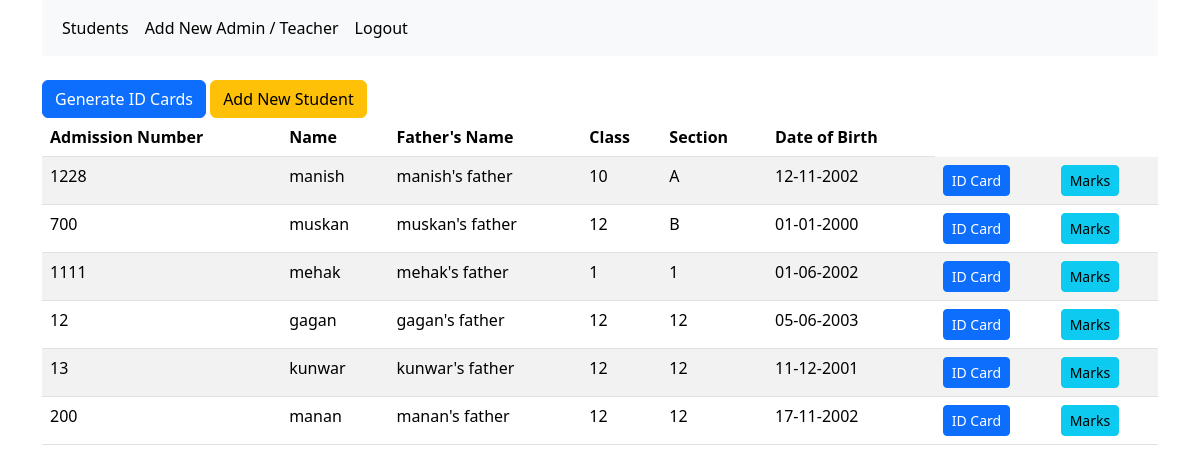
/dashboard/dash_admin.php, run on an earlier commit of the app's database.
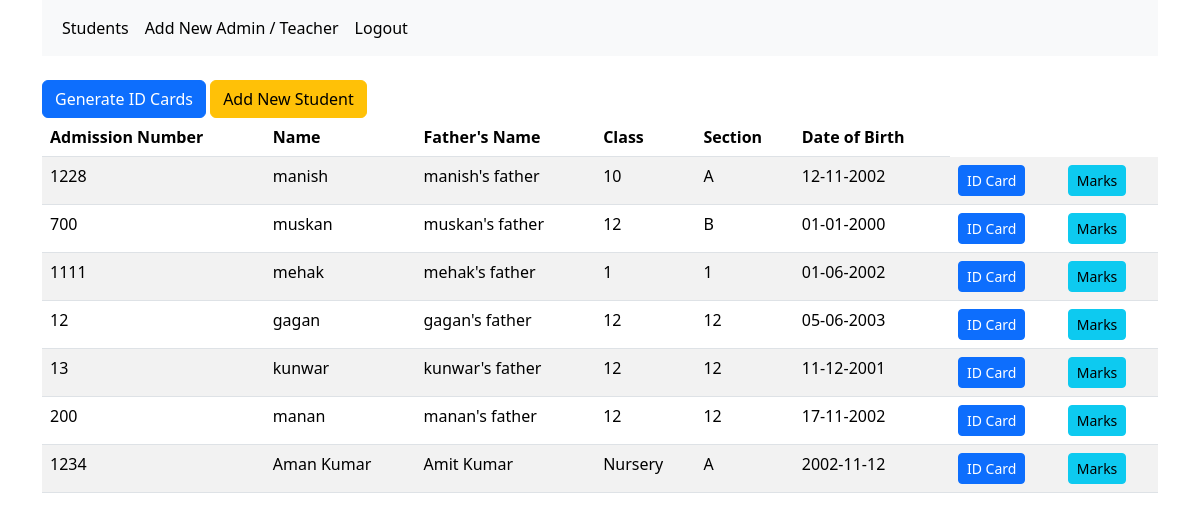
And on a later commit of the database.
### tables this page shows
CREATE TABLE `students` (
  `id` int(11) NOT NULL,
  `admission_no` int(11) NOT NULL,
  `name` varchar(50) NOT NULL,
  `father_name` varchar(50) NOT NULL,
  `mother_name` varchar(50) NOT NULL,
  `class` varchar(50) NOT NULL,
  `section` varchar(50) NOT NULL,
  `dob` varchar(50) NOT NULL,
  `address` varchar(150) NOT NULL,
  `phone` varchar(15) NOT NULL
);

### dashboard/dash_admin.php (the view, shortened to what this page needs)
<?php
  global $conn;
  $sql = "SELECT * FROM students LIMIT 50;";
  $result = $conn->query($sql);
  function displayTable() {
    global $result;
    if($result->num_rows > 0){
      echo "
        <table class='table table-striped table-hover' id='student_table'>
          <thead>
            <tr>
              <th scope='col'>Admission Number</th>
              <th scope='col'>Name</th>
              <th scope='col'>Father's Name</th>
              <th scope='col'>Class</th>
              <th scope='col'>Section</th>
              <th scope='col'>Date of Birth</th>
            </tr>
          </thead>
          <tbody> ";
          foreach($result as $row){
            echo "
              <tr>
                <td scope='row'>{$row['admission_no']}</td>
                <td>{$row['name']}</td>
                <td>{$row['father_name']}</td>
                <td>{$row['class']}</td>
                <td>{$row['section']}</td>
                <td>{$row['dob']}</td>
                <td><button class='btn btn-primary btn-sm' onclick='genIDCard({$row['admission_no']})'>ID Card</button></td>
                <td><a href='student_manage.php?id={$row['admission_no']}'><button class='btn btn-info btn-sm'>Marks</button></a></td>
              </tr>
            ";
          }
      echo "
          </tbody>
        </table>";
    } else {
      echo "<h1>No Students To Show</h1>";
    }
  }
?>
<html>
<head>
  <link href="https://cdn.jsdelivr.net/npm/bootstrap@5.3.2/dist/css/bootstrap.min.css" rel="stylesheet">
</head>
<body>
  <div class="container">
    <?php require_once('./components/navbar.php'); ?>
    <br>
    <button type="button" class="btn btn-primary" onclick="genIDCard()">Generate ID Cards</button>
    <a href="./student_add_new.php"><button type="button" class="btn btn-warning">Add New Student</button></a>
    <br>
    <?php displayTable(); ?>
  </div>
</body>
</html>

### dashboard/components/navbar.php (shortened to what this page needs)
<nav class="navbar navbar-expand-lg bg-body-tertiary">
  <div class="container-fluid">
    <div class="collapse navbar-collapse" id="navbarNav">
      <ul class="navbar-nav">
        <li class="nav-item">
          <a class="nav-link active" aria-current="page" href="dash_admin.php">Students</a>
        </li>
        <li class="nav-item">
          <a class="nav-link active" aria-current="page" href="admin_add_new.php">Add New Admin / Teacher</a>
        </li>
        <li class="nav-item">
          <a class="nav-link active" aria-current="page" href="index.php">Logout</a>
        </li>
      </ul>
    </div>
  </div>
</nav>

What changed in the data, as far as the page shows it:
added students: admission_no "1234", name "Aman Kumar", father_name "Amit Kumar", class "Nursery", section "A", dob "2002-11-12"
